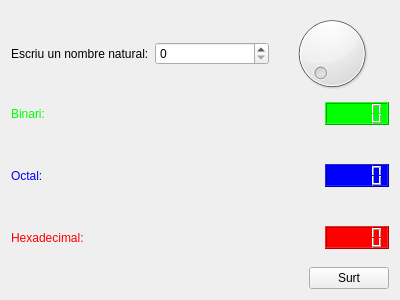
<?xml version="1.0" encoding="UTF-8"?>
<ui version="4.0">
 <class>MainWindow</class>
 <widget class="QMainWindow" name="MainWindow">
  <property name="geometry">
   <rect>
    <x>0</x>
    <y>0</y>
    <width>400</width>
    <height>300</height>
   </rect>
  </property>
  <property name="windowTitle">
   <string>MainWindow</string>
  </property>
  <widget class="QWidget" name="centralWidget">
   <layout class="QVBoxLayout" name="verticalLayout_5">
    <item>
     <layout class="QVBoxLayout" name="verticalLayout_4">
      <item>
       <layout class="QVBoxLayout" name="verticalLayout_2">
        <item>
         <layout class="QHBoxLayout" name="horizontalLayout">
          <item>
           <widget class="QLabel" name="label">
            <property name="text">
             <string>Escriu un nombre natural:</string>
            </property>
           </widget>
          </item>
          <item>
           <widget class="QSpinBox" name="spinBox"/>
          </item>
          <item>
           <widget class="QDial" name="dial"/>
          </item>
         </layout>
        </item>
        <item>
         <layout class="QVBoxLayout" name="verticalLayout">
          <item>
           <layout class="QHBoxLayout" name="horizontalLayout_2">
            <item>
             <widget class="QLabel" name="label_2">
              <property name="styleSheet">
               <string notr="true">color: rgb(0, 255, 0);</string>
              </property>
              <property name="text">
               <string>Binari:</string>
              </property>
             </widget>
            </item>
            <item>
             <spacer name="horizontalSpacer">
              <property name="orientation">
               <enum>Qt::Horizontal</enum>
              </property>
              <property name="sizeHint" stdset="0">
               <size>
                <width>40</width>
                <height>20</height>
               </size>
              </property>
             </spacer>
            </item>
            <item>
             <widget class="QLCDNumber" name="lcdNumber">
              <property name="styleSheet">
               <string notr="true">background-color: rgb(0, 255, 0);</string>
              </property>
              <property name="mode">
               <enum>QLCDNumber::Bin</enum>
              </property>
             </widget>
            </item>
           </layout>
          </item>
          <item>
           <spacer name="verticalSpacer">
            <property name="orientation">
             <enum>Qt::Vertical</enum>
            </property>
            <property name="sizeHint" stdset="0">
             <size>
              <width>20</width>
              <height>40</height>
             </size>
            </property>
           </spacer>
          </item>
          <item>
           <layout class="QHBoxLayout" name="horizontalLayout_4">
            <item>
             <widget class="QLabel" name="label_3">
              <property name="styleSheet">
               <string notr="true">color: rgb(0, 0, 255);</string>
              </property>
              <property name="text">
               <string>Octal:</string>
              </property>
             </widget>
            </item>
            <item>
             <spacer name="horizontalSpacer_2">
              <property name="orientation">
               <enum>Qt::Horizontal</enum>
              </property>
              <property name="sizeHint" stdset="0">
               <size>
                <width>40</width>
                <height>20</height>
               </size>
              </property>
             </spacer>
            </item>
            <item>
             <widget class="QLCDNumber" name="lcdNumber_2">
              <property name="styleSheet">
               <string notr="true">background-color: rgb(0, 0, 255);</string>
              </property>
              <property name="mode">
               <enum>QLCDNumber::Oct</enum>
              </property>
             </widget>
            </item>
           </layout>
          </item>
          <item>
           <spacer name="verticalSpacer_2">
            <property name="orientation">
             <enum>Qt::Vertical</enum>
            </property>
            <property name="sizeHint" stdset="0">
             <size>
              <width>20</width>
              <height>40</height>
             </size>
            </property>
           </spacer>
          </item>
          <item>
           <layout class="QHBoxLayout" name="horizontalLayout_3">
            <item>
             <widget class="QLabel" name="label_4">
              <property name="styleSheet">
               <string notr="true">color: rgb(255, 0, 0);</string>
              </property>
              <property name="text">
               <string>Hexadecimal:</string>
              </property>
             </widget>
            </item>
            <item>
             <spacer name="horizontalSpacer_3">
              <property name="orientation">
               <enum>Qt::Horizontal</enum>
              </property>
              <property name="sizeHint" stdset="0">
               <size>
                <width>40</width>
                <height>20</height>
               </size>
              </property>
             </spacer>
            </item>
            <item>
             <widget class="QLCDNumber" name="lcdNumber_3">
              <property name="styleSheet">
               <string notr="true">background-color: rgb(255, 0, 0);</string>
              </property>
              <property name="mode">
               <enum>QLCDNumber::Hex</enum>
              </property>
             </widget>
            </item>
           </layout>
          </item>
         </layout>
        </item>
       </layout>
      </item>
      <item>
       <layout class="QVBoxLayout" name="verticalLayout_3">
        <item>
         <spacer name="verticalSpacer_3">
          <property name="orientation">
           <enum>Qt::Vertical</enum>
          </property>
          <property name="sizeHint" stdset="0">
           <size>
            <width>20</width>
            <height>40</height>
           </size>
          </property>
         </spacer>
        </item>
        <item>
         <layout class="QHBoxLayout" name="horizontalLayout_5">
          <item>
           <spacer name="horizontalSpacer_4">
            <property name="orientation">
             <enum>Qt::Horizontal</enum>
            </property>
            <property name="sizeHint" stdset="0">
             <size>
              <width>40</width>
              <height>20</height>
             </size>
            </property>
           </spacer>
          </item>
          <item>
           <widget class="QPushButton" name="pushButton">
            <property name="text">
             <string>Surt</string>
            </property>
           </widget>
          </item>
         </layout>
        </item>
       </layout>
      </item>
     </layout>
    </item>
   </layout>
  </widget>
 </widget>
 <layoutdefault spacing="6" margin="11"/>
 <resources/>
 <connections>
  <connection>
   <sender>spinBox</sender>
   <signal>valueChanged(int)</signal>
   <receiver>dial</receiver>
   <slot>setValue(int)</slot>
   <hints>
    <hint type="sourcelabel">
     <x>245</x>
     <y>37</y>
    </hint>
    <hint type="destinationlabel">
     <x>325</x>
     <y>37</y>
    </hint>
   </hints>
  </connection>
  <connection>
   <sender>dial</sender>
   <signal>valueChanged(int)</signal>
   <receiver>spinBox</receiver>
   <slot>setValue(int)</slot>
   <hints>
    <hint type="sourcelabel">
     <x>285</x>
     <y>19</y>
    </hint>
    <hint type="destinationlabel">
     <x>227</x>
     <y>39</y>
    </hint>
   </hints>
  </connection>
  <connection>
   <sender>pushButton</sender>
   <signal>clicked()</signal>
   <receiver>MainWindow</receiver>
   <slot>close()</slot>
   <hints>
    <hint type="sourcelabel">
     <x>329</x>
     <y>269</y>
    </hint>
    <hint type="destinationlabel">
     <x>243</x>
     <y>269</y>
    </hint>
   </hints>
  </connection>
  <connection>
   <sender>spinBox</sender>
   <signal>valueChanged(int)</signal>
   <receiver>lcdNumber</receiver>
   <slot>display(int)</slot>
   <hints>
    <hint type="sourcelabel">
     <x>243</x>
     <y>48</y>
    </hint>
    <hint type="destinationlabel">
     <x>330</x>
     <y>91</y>
    </hint>
   </hints>
  </connection>
  <connection>
   <sender>spinBox</sender>
   <signal>valueChanged(int)</signal>
   <receiver>lcdNumber_2</receiver>
   <slot>display(int)</slot>
   <hints>
    <hint type="sourcelabel">
     <x>197</x>
     <y>49</y>
    </hint>
    <hint type="destinationlabel">
     <x>327</x>
     <y>158</y>
    </hint>
   </hints>
  </connection>
  <connection>
   <sender>spinBox</sender>
   <signal>valueChanged(int)</signal>
   <receiver>lcdNumber_3</receiver>
   <slot>display(int)</slot>
   <hints>
    <hint type="sourcelabel">
     <x>182</x>
     <y>48</y>
    </hint>
    <hint type="destinationlabel">
     <x>327</x>
     <y>216</y>
    </hint>
   </hints>
  </connection>
 </connections>
</ui>
